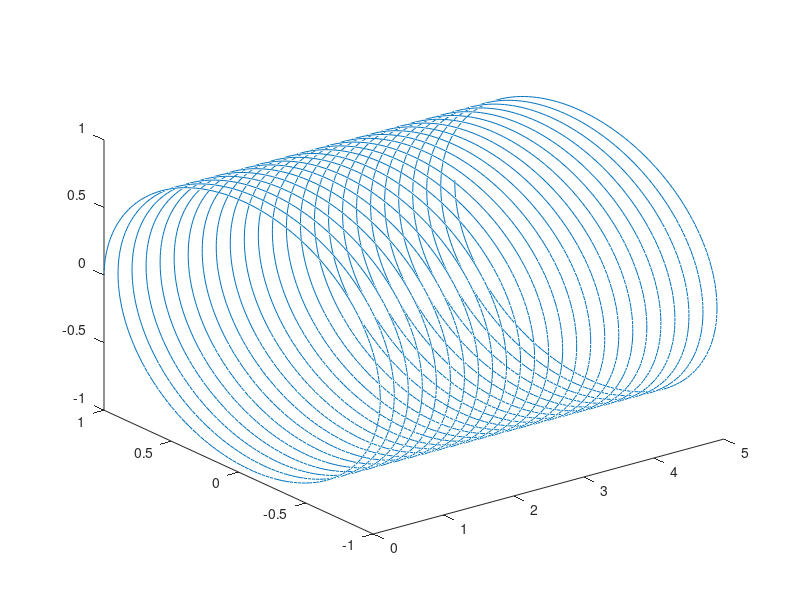

This chart was generated by the following MATLAB code: (Note: this script raises an error after producing the figure.)
%% pre-reqs
% before jumping to Fourier transform, we need to know about
% sine waves, dot product, and complex numbers

% sine wave example
srate = 1000;  % sampling rate in Hz (1s)
time = 0:1/srate:5; % units of seconds (from 0 to 5 with step size 1/1000)
f = 5; % frequency, units in Hz
a = 1; % amplitude, arbitrary unit
theta = pi / 2; % in radians
sinewave = a * sin(2 * pi * f * time + theta);

plot(time, sinewave)

%% complex numbers + sine waves

csw = exp(1i * 2 * pi * f * time);
plot3(time, real(csw), imag(csw))


%% Slow Fourier Transform

N = length(time);
signalX = zeros(N);
fTime = (0 : N- 1) / N;

for fi=1:N
    fSine = exp(-1i * 2 * pi * (fi - 1).*fTime);
    signalX(fi) = sum(fSine.*signalX);
end

signalX = signalX / N;

%% getting lowest and highest frequencies 

low = 0;
high = srate / 2;  % nyquist freq

% next, we need to know how many frequency steps in the range [0, nyquist
% freq) -> freq. resolution

hz = linspace(0, high, N/2 + 1);
% hz = (0:1/srate:N/2+1) * high;   % alternative





